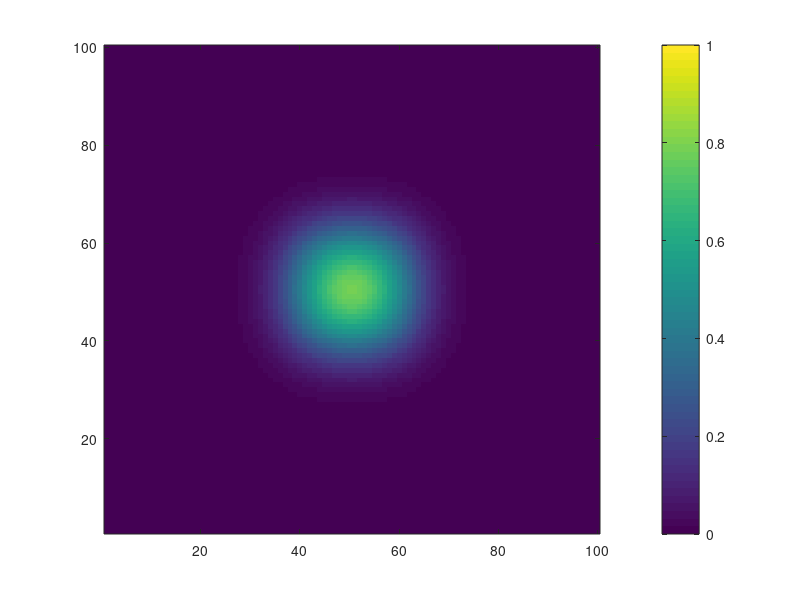

Write MATLAB code to recreate this figure.
Xmax=100;Tmax=100;
dt=0.1;d=2;dx=1;
E=zeros(Xmax,Xmax,Tmax);
E(41:60,41:60,1)=1;         %Or, E(1:20, 41:60, 1)=rand(20);
tic;
for T=1:Tmax-1
    E(:,:,T+1)=4*dt*d*del2(E(:,:,T))+E(:,:,T);%Calculation of the diffusion of E using del2
end
toc;
for T=1:Tmax
    imagesc(E(:,:,T),[0 1]);set(gca,'YDir','normal');colorbar;
    pause(0.001);
end